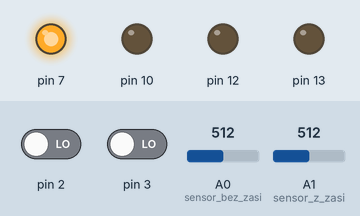
A sketch run on a simulated Arduino Uno, built with avr-gcc and run on an emulated ATmega328P. Shown: output pins drawn as LEDs (lit = HIGH). The test bench sets the inputs (shaded band); at power-on: A0 (sensor_bez_zasi) = 512, A1 (sensor_z_zasi) = 512, pin 2 LOW, pin 3 LOW.

Above: at 1.2 s.
1.3 s: A0 (sensor_bez_zasi) set to 883
2.8 s: A0 (sensor_bez_zasi) set to 916
At 3.1 s:
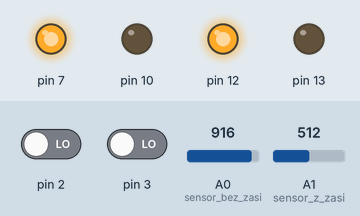
4.3 s: A1 (sensor_z_zasi) set to 885
5.8 s: A1 (sensor_z_zasi) set to 914
At 6.6 s:
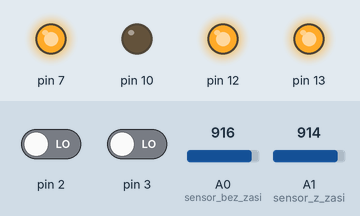
7.3 s: A0 (sensor_bez_zasi) set to 890
At 7.7 s:
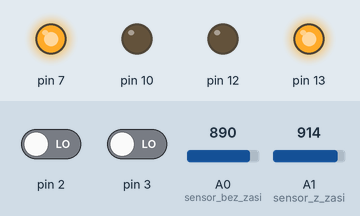
Timing chart, 0 to 10.3 s (numbered marks = the images above; inputs shaded):
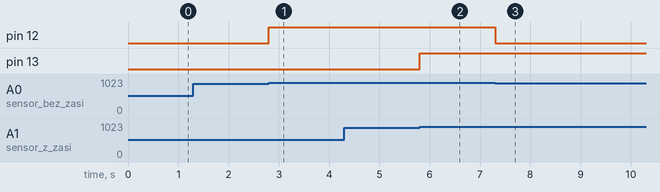

Measured:
- the behaviour switches between 899 and 900 on A0 (sensor_bez_zasi) (found by bisection; images 0 and 1)
- the behaviour switches between 899 and 900 on A1 (sensor_z_zasi) (found by bisection; images 1 and 2)
- after the input at 1.3 s, every drawn part: stays the same
- after the input at 2.8 s, pin 12: LOW → HIGH at once
- after the input at 4.3 s, every drawn part: stays the same
- after the input at 5.8 s, pin 13: LOW → HIGH at once
- after the input at 7.3 s, pin 12: HIGH → LOW at once

The sketch:

Nadazny_uklad_regulacji-wspomaganie_elektryczne.ino
```cpp
 #define sensor_bez_zasi A0
    #define sensor_z_zasi A1


    unsigned int hits_zasilane ;
    unsigned int hits_niezasilane ;

    unsigned int ti_zasilane;
    unsigned int ti_niezasilane;

    float roznica_czestotliwosci;
float herz_zasilane=0;
float herz_niezasilane=0;


unsigned int now1;
unsigned int now2;

    float Kd = 0.1;
    float P;
    float I;
    float D;
    volatile  float uchyb;
    float ostatniuchyb;
    float calkujaca;
    int sygnal_pwm=0;
 void pulse_zasilane();
 void pulse_niezasilane();


void setup()
{
  pinMode(12, OUTPUT);
  pinMode(13, OUTPUT);
  pinMode(7, OUTPUT);
  pinMode(10, OUTPUT);
  pinMode(2, INPUT);
  pinMode(3, INPUT);
  Serial.begin(9600);
  digitalWrite(7, HIGH);
 attachInterrupt(0, pulse_niezasilane, RISING); //aktywowanie pomiaru na kole niezasilanym
 attachInterrupt(1, pulse_zasilane, RISING); //aktywowanie pomiaru na kole zasilanym

}

void loop()
{


         int odczyt1 = analogRead(sensor_bez_zasi);
  if(odczyt1 >= 900)
  {
  digitalWrite(12, HIGH);
 }
 else
 {
 digitalWrite(12, LOW);
  }

        int odczyt2 = analogRead(sensor_z_zasi);
  if(odczyt2 >= 900)
  {
 digitalWrite(13, HIGH);
 }
 else
 {
  digitalWrite(13, LOW);
  }


 if (sygnal_pwm > 255)
  {
  sygnal_pwm = 255;
  }
   if (sygnal_pwm < 0)
  {
  sygnal_pwm = 0;
  }

   analogWrite(10, sygnal_pwm);


Serial.flush();


}

void pulse_niezasilane()
    {
      now1=millis();  //aktualny czas
     hits_niezasilane=now1-ti_niezasilane; // roznica czasu zdarzen
     ti_niezasilane=now1; // czas ostatniego zdarzenia
     herz_niezasilane=((1000/hits_niezasilane)); //częstotliwość koła niezasilanego
    ostatniuchyb = uchyb;
    uchyb =   herz_niezasilane -  herz_zasilane;


 P=uchyb*(4.8664121)*0.05;
 //D=(uchyb - ostatniuchyb)*Kd*(4.8664121);
 sygnal_pwm = sygnal_pwm + P ;
if (uchyb>0)
  {
  sygnal_pwm=sygnal_pwm+1;

  }
  else
  {
    if(uchyb<0)
    {

    sygnal_pwm=sygnal_pwm-1;

    }
  }
  Serial.print(now1);
  Serial.print(" ");
  Serial.print(sygnal_pwm);
  Serial.print(" ");
  Serial.println(uchyb);
  herz_zasilane=0;


  }

 void pulse_zasilane()
   {
     now2=millis();  //aktualny czas
     hits_zasilane=now2-ti_zasilane; // roznica czasu zdarzen
     ti_zasilane=now2; // czas ostatniego zdarzenia
     herz_zasilane=((1000/hits_zasilane));


   }
```
